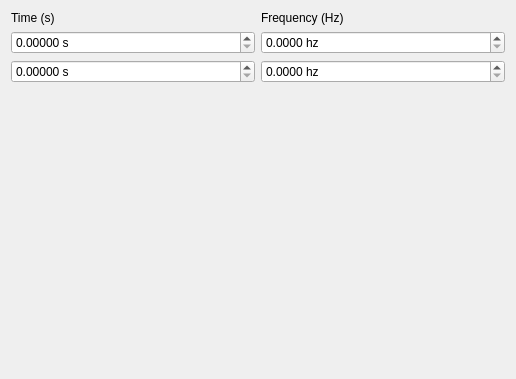
<?xml version="1.0" encoding="UTF-8"?>
<ui version="4.0">
 <class>Tools::Selections::RectangleForm</class>
 <widget class="QWidget" name="Tools::Selections::RectangleForm">
  <property name="geometry">
   <rect>
    <x>0</x>
    <y>0</y>
    <width>516</width>
    <height>379</height>
   </rect>
  </property>
  <property name="windowTitle">
   <string>Selection</string>
  </property>
  <layout class="QGridLayout" name="gridLayout">
   <item row="2" column="1">
    <widget class="QDoubleSpinBox" name="spinBoxStartTime">
     <property name="suffix">
      <string> s</string>
     </property>
     <property name="decimals">
      <number>5</number>
     </property>
     <property name="maximum">
      <double>2147483647.000000000000000</double>
     </property>
    </widget>
   </item>
   <item row="4" column="1">
    <widget class="QDoubleSpinBox" name="spinBoxStopTime">
     <property name="suffix">
      <string> s</string>
     </property>
     <property name="decimals">
      <number>5</number>
     </property>
     <property name="maximum">
      <double>2147483647.000000000000000</double>
     </property>
    </widget>
   </item>
   <item row="1" column="1">
    <widget class="QLabel" name="label_5">
     <property name="text">
      <string>Time (s)</string>
     </property>
    </widget>
   </item>
   <item row="1" column="2">
    <widget class="QLabel" name="label_6">
     <property name="text">
      <string>Frequency (Hz)</string>
     </property>
    </widget>
   </item>
   <item row="2" column="2">
    <widget class="QDoubleSpinBox" name="spinBoxStartFrequency">
     <property name="suffix">
      <string> hz</string>
     </property>
     <property name="decimals">
      <number>4</number>
     </property>
    </widget>
   </item>
   <item row="4" column="2">
    <widget class="QDoubleSpinBox" name="spinBoxStopFrequency">
     <property name="suffix">
      <string> hz</string>
     </property>
     <property name="decimals">
      <number>4</number>
     </property>
    </widget>
   </item>
   <item row="5" column="1">
    <spacer name="verticalSpacer">
     <property name="orientation">
      <enum>Qt::Vertical</enum>
     </property>
     <property name="sizeHint" stdset="0">
      <size>
       <width>20</width>
       <height>40</height>
      </size>
     </property>
    </spacer>
   </item>
  </layout>
 </widget>
 <resources/>
 <connections/>
</ui>
